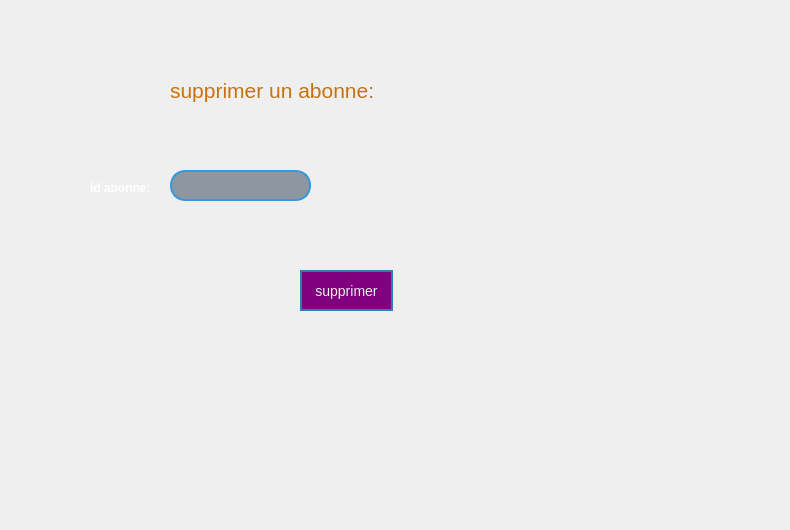
    <widget class="QWidget" name="tab_4">
     <attribute name="title">
      <string>supprimer</string>
     </attribute>
     <widget class="QLabel" name="label_18">
      <property name="geometry">
       <rect>
        <x>0</x>
        <y>10</y>
        <width>781</width>
        <height>511</height>
       </rect>
      </property>
      <property name="text">
       <string/>
      </property>
      <property name="pixmap">
       <pixmap>../../../../Downloads/cHJpdmF0ZS9sci9pbWFnZXMvd2Vic2l0ZS8yMDIzLTA4L3Jhd3BpeGVsX29mZmljZV8zMF9hbl9hYnN0cmFjdF92aXN1YWxpemF0aW9uX29mX2FfYmxvY2tjaGFpbl9uZV80ZWIwODVmNC0yODFlLTRkYTMtYjdlMS00MmY1ZTFkMDkyM2VfMS5qcGc.jpg</pixmap>
      </property>
     </widget>
     <widget class="QLabel" name="label_19">
      <property name="geometry">
       <rect>
        <x>170</x>
        <y>50</y>
        <width>311</width>
        <height>81</height>
       </rect>
      </property>
      <property name="styleSheet">
       <string notr="true">font-size: 16pt;
font-family: &quot;MS Serif&quot;;
color: rgb(200, 113, 13);</string>
      </property>
      <property name="text">
       <string>supprimer un abonne:</string>
      </property>
     </widget>
     <widget class="QLabel" name="label_20">
      <property name="geometry">
       <rect>
        <x>90</x>
        <y>180</y>
        <width>101</width>
        <height>16</height>
       </rect>
      </property>
      <property name="styleSheet">
       <string notr="true">color: rgb(255, 255, 255);
font: 75 10pt &quot;MS Serif&quot;;
font-weight : Bold
</string>
      </property>
      <property name="text">
       <string>id abonne:</string>
      </property>
     </widget>
     <widget class="QLineEdit" name="lineEdit_9">
      <property name="geometry">
       <rect>
        <x>170</x>
        <y>170</y>
        <width>141</width>
        <height>31</height>
       </rect>
      </property>
      <property name="styleSheet">
       <string notr="true">QLineEdit {
    border: 2px solid #3498db; /* Bordure bleue */
    border-radius: 15px; /* Coins arrondis plus prononcés */
    padding: 5px 15px; /* Espacement interne */
    background-color: rgba(44, 62, 80, 0.5); /* Fond bleu foncé avec plus de transparence */
    selection-background-color: #2980b9; /* Couleur de fond de la sélection */
    color: #ecf0f1; /* Couleur du texte */
}

QLineEdit:focus {
    border: 2px solid #2980b9; /* Bordure bleue plus foncée pendant le focus */
    color: #ecf0f1; /* Couleur du texte pendant le focus */
    outline: none; /* Supprimer l'effet de soulignement bleu sur le focus */
    box-shadow: 0 0 10px rgba(41, 128, 185, 0.7); /* Légère ombre lorsqu'en focus */
}

QLineEdit::hover {
    background-color: rgba(52, 73, 94, 0.7); /* Fond bleu foncé plus clair avec plus de transparence lorsqu'il est survolé */
}

QLineEdit::disabled {
    color: #bdc3c7; /* Couleur du texte lorsque désactivé */
    background-color: rgba(52, 73, 94, 0.4); /* Fond bleu foncé avec plus de transparence lorsqu'il est désactivé */
    border: 2px solid #566573; /* Bordure gris foncé lorsqu'il est désactivé */
}

QLineEdit::placeholder {
    color: #bdc3c7; /* Couleur du texte de l'espace réservé */
}
</string>
      </property>
     </widget>
     <widget class="QPushButton" name="pushButton_10">
      <property name="geometry">
       <rect>
        <x>300</x>
        <y>270</y>
        <width>93</width>
        <height>41</height>
       </rect>
      </property>
      <property name="styleSheet">
       <string notr="true">/* Style pour tous les boutons dans l'interface utilisateur */
QPushButton {
    font-size: 14px; /* Ajoutez un point-virgule ici */
    background-color: purple; /* Couleur de fond mauve par défaut */
    border: 2px solid #2980b9; /* Bordure bleue plus foncée par défaut */
    color: #ecf0f1; /* Couleur du texte par défaut */
}

/* Style pour tous les boutons en état survolé */
QPushButton:hover {
    font-size: 14px; /* Ajoutez un point-virgule ici */
    background-color: red; /* Couleur de fond blanche lorsqu'il est survolé */
    border: 2px solid #3498db; /* Bordure bleue lorsqu'il est survolé */
}

/* Style pour tous les boutons en état pressé (cliqué) */
QPushButton:pressed {
    font-size: 14px; /* Ajoutez un point-virgule ici */
    background-color: red; /* Couleur de fond rouge lorsqu'il est pressé */
    border: 2px solid #2980b9; /* Bordure bleue plus foncée lorsqu'il est pressé */
}

</string>
      </property>
      <property name="text">
       <string>supprimer</string>
      </property>
     </widget>
    </widget>
